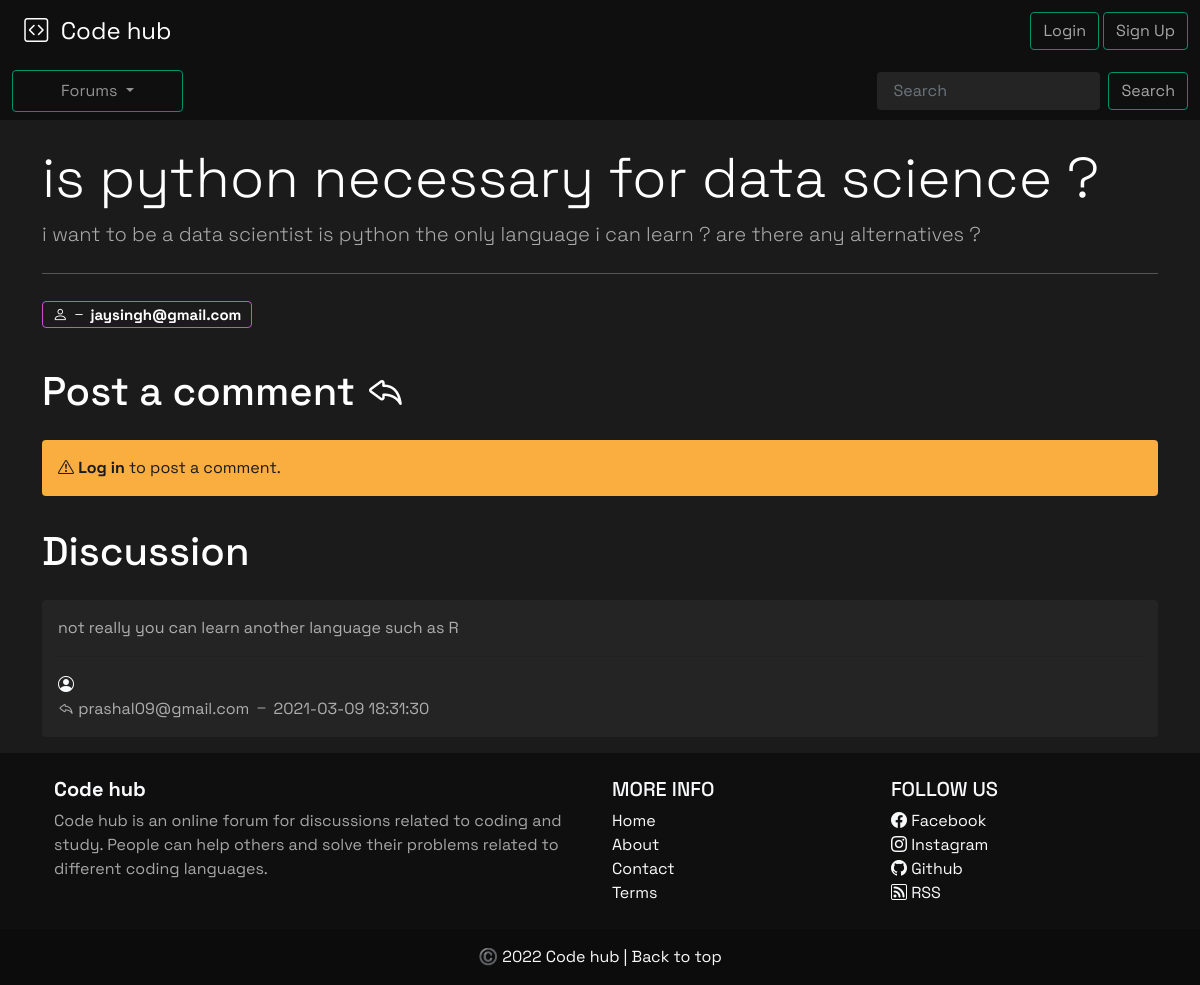
Screenshot of /thread.php?threadid=12 with the database file from the repository.
### tables this page shows
CREATE TABLE `threads` (
  `thread_id` int(7) NOT NULL,
  `thread_title` varchar(255) NOT NULL,
  `thread_description` text NOT NULL,
  `thread_forum_id` int(7) NOT NULL,
  `thread_user_id` int(7) NOT NULL,
  `timestamp` datetime NOT NULL DEFAULT current_timestamp()
);

CREATE TABLE `users` (
  `sno` int(8) NOT NULL,
  `user_email` varchar(30) NOT NULL,
  `user_password` varchar(255) NOT NULL,
  `timestamp` datetime NOT NULL DEFAULT current_timestamp()
);

CREATE TABLE `comments` (
  `comment_id` int(8) NOT NULL,
  `comment_content` text NOT NULL,
  `thread_id` int(8) NOT NULL,
  `comment_user` int(8) NOT NULL,
  `comment_time` datetime NOT NULL DEFAULT current_timestamp()
);

### thread.php (the view, shortened to what this page needs)
<!doctype html>
<html lang="en">
<head>
  <link href="https://cdn.jsdelivr.net/npm/bootstrap@5.0.0-beta2/dist/css/bootstrap.min.css" rel="stylesheet">
  <link rel="stylesheet" href="assets/index.css">
  <link rel="stylesheet" href="https://cdn.jsdelivr.net/npm/bootstrap-icons@1.4.0/font/bootstrap-icons.css">
</head>
<body>
  <?php
    include 'assets/components/_header.php';
  ?>
  <?php
    include 'assets/components/_connectdb.php';
  ?>
  <?php
    $id = $_GET['threadid'];
    $sql = "SELECT * FROM `threads` WHERE thread_id=$id";
    $result = mysqli_query($conn, $sql);
    while($row = mysqli_fetch_assoc($result)){
      $threadtitle = $row['thread_title'];
      $threaddesc = $row['thread_description'];
      $threaduser = $row['thread_user_id'];
      $sql2 = "SELECT user_email FROM `users` WHERE sno='$threaduser'";
      $result2 = mysqli_query($conn, $sql2);
      $row2 = mysqli_fetch_assoc($result2);
      $posted_by = $row2['user_email'];
    }
  ?>
  <div class="container my-4">
    <div class="jumbotron">
      <h1 class="display-4">
        <?php echo $threadtitle; ?>
      </h1>
      <p class="lead">
        <?php echo $threaddesc; ?>
      </p>
      <hr class="my-4">
      <p class="lead">
        <span class="badge bg-secondary">
          <i class="bi bi-person"></i>
          <i class="bi bi-dash"></i>
          <?php echo $posted_by; ?>
        </span>
      </p>
    </div>
  </div>
  <?php
    if(isset($_SESSION['loggedin']) && $_SESSION['loggedin']==true){
      echo '
      <div class="container">
        <h1 class="py-3">Post a comment
          <i class="bi bi-reply"></i>
        </h1>
        <form class="my-3" action="' . $_SERVER['REQUEST_URI'] . '" method="post">
          <div class="mb-3">
            <textarea class="form-control" id="description" name="comment" rows="3" placeholder="Type your comment here -" required></textarea>
            <input type="hidden" name="sno" value="'. $_SESSION["sno"]. '">
          </div>
          <button type="submit" class="btn btn-outline-success">Comment</button>
        </form>
      </div> ';
    }
    else{
      echo '
      <div class="container">
        <h1 class="py-3">Post a comment
          <i class="bi bi-reply"></i>
        </h1>
        <div class="alert alert-warning" role="alert">
          <i class="bi bi-exclamation-triangle"></i>
          <strong> Log in </strong> to post a comment.
        </div>
      </div> ';
    }
  ?>
  <div class="container">
    <h1 class="py-3">Discussion</h1>
    <?php
      $id = $_GET['threadid'];
      $sql = "SELECT * FROM `comments` WHERE thread_id=$id";
      $result = mysqli_query($conn, $sql);
      while($row = mysqli_fetch_assoc($result)){
        $content = $row['comment_content'];
        $comment_time = $row['comment_time'];
        $commentuser = $row['comment_user'];
        $sql2 = "SELECT user_email FROM `users` WHERE sno='$commentuser'";
        $result2 = mysqli_query($conn, $sql2);
        $row2 = mysqli_fetch_assoc($result2);
        echo '
        <div class="alert alert-dark" role="comment">
          <p> ' . $content . ' </p>
          <hr>
          <i class="bi bi-person-circle text-light"></i>
          <p class="mb-0 "><i class="bi bi-reply"></i> ' . $row2 ['user_email'] . ' <i class="bi bi-dash"></i> ' . $comment_time . '</p>
        </div>';
      }
    ?>
  </div>
  <?php
    include 'assets/components/_footer.php';
  ?>
</body>
</html>

### assets/index.css (style rules this page uses)
body, html { margin: 0; padding: 0; height: 100%; font-family: "Space Grotesk", sans-serif; background-color: #1b1b1b; color: #ffffff; color-scheme: dark; box-sizing: border-box; }
p { color: #ffffffa0; }
.alert-dark { background: #242424; border: none; }
.alert-warning { background: #f9ae3f; color: #1b1b1b; border: none; }
.bg-secondary { background: #ffffff00 !important; border: 1px solid #c651cd; }

### rows the page displays
threads: thread_title "is python necessary for data science ?", thread_description "i want to be a data scientist is python the only language i can learn ? are there any alternatives ?"
users: user_email "jaysingh@gmail.com"
comments: comment_content "not really you can learn another language such as R", users.user_email "prashal09@gmail.com", comment_time "2021-03-09 18:31:30"
